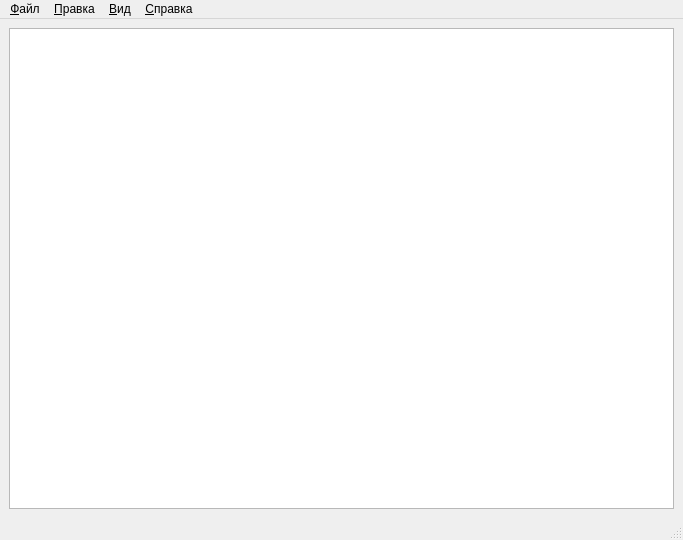
<?xml version="1.0" encoding="UTF-8"?>
<ui version="4.0">
 <class>TextEditor</class>
 <widget class="QMainWindow" name="TextEditor">
  <property name="geometry">
   <rect>
    <x>0</x>
    <y>0</y>
    <width>683</width>
    <height>540</height>
   </rect>
  </property>
  <property name="windowTitle">
   <string>TextEditor[*]</string>
  </property>
  <widget class="QWidget" name="centralwidget">
   <layout class="QGridLayout" name="gridLayout">
    <item row="0" column="0">
     <widget class="QTextEdit" name="textEdit"/>
    </item>
   </layout>
  </widget>
  <widget class="QMenuBar" name="menubar">
   <property name="geometry">
    <rect>
     <x>0</x>
     <y>0</y>
     <width>683</width>
     <height>25</height>
    </rect>
   </property>
   <widget class="QMenu" name="menu">
    <property name="title">
     <string>&amp;Файл</string>
    </property>
    <addaction name="actionNew"/>
    <addaction name="actionOpen"/>
    <addaction name="separator"/>
    <addaction name="actionSave"/>
    <addaction name="actionSaveAs"/>
    <addaction name="actionClose"/>
    <addaction name="separator"/>
    <addaction name="actionExit"/>
   </widget>
   <widget class="QMenu" name="menu_2">
    <property name="title">
     <string>&amp;Вид</string>
    </property>
    <addaction name="actionSelectFont"/>
   </widget>
   <widget class="QMenu" name="menu_3">
    <property name="title">
     <string>&amp;Справка</string>
    </property>
    <addaction name="actionAbout"/>
    <addaction name="actionAboutQt"/>
   </widget>
   <widget class="QMenu" name="menu_4">
    <property name="title">
     <string>&amp;Правка</string>
    </property>
    <addaction name="actionCut"/>
    <addaction name="actionCopy"/>
    <addaction name="actionPaste"/>
    <addaction name="actionUndo"/>
    <addaction name="actionRedo"/>
   </widget>
   <addaction name="menu"/>
   <addaction name="menu_4"/>
   <addaction name="menu_2"/>
   <addaction name="menu_3"/>
  </widget>
  <widget class="QStatusBar" name="statusbar"/>
  <action name="actionNew">
   <property name="icon">
    <iconset resource="resources.qrc">
     <normaloff>:/icons/resources/new.png</normaloff>:/icons/resources/new.png</iconset>
   </property>
   <property name="text">
    <string>&amp;Создать</string>
   </property>
   <property name="toolTip">
    <string>Создать новый документ</string>
   </property>
   <property name="shortcut">
    <string>Ctrl+N</string>
   </property>
  </action>
  <action name="actionClose">
   <property name="text">
    <string>&amp;Закрыть</string>
   </property>
   <property name="toolTip">
    <string>Закрыть текущее окно</string>
   </property>
   <property name="shortcut">
    <string>Ctrl+W</string>
   </property>
  </action>
  <action name="actionExit">
   <property name="text">
    <string>&amp;Выход</string>
   </property>
   <property name="toolTip">
    <string>Закрыть приложение</string>
   </property>
  </action>
  <action name="actionSelectFont">
   <property name="text">
    <string>Select Font...</string>
   </property>
   <property name="toolTip">
    <string>Select the display font</string>
   </property>
  </action>
  <action name="actionAbout">
   <property name="text">
    <string>About</string>
   </property>
  </action>
  <action name="actionAboutQt">
   <property name="text">
    <string>About Qt</string>
   </property>
  </action>
  <action name="actionCut">
   <property name="icon">
    <iconset resource="resources.qrc">
     <normaloff>:/icons/resources/cut.png</normaloff>:/icons/resources/cut.png</iconset>
   </property>
   <property name="text">
    <string>Cut</string>
   </property>
   <property name="toolTip">
    <string>Cut</string>
   </property>
   <property name="shortcut">
    <string>Ctrl+X</string>
   </property>
  </action>
  <action name="actionCopy">
   <property name="icon">
    <iconset resource="resources.qrc">
     <normaloff>:/icons/resources/copy.png</normaloff>:/icons/resources/copy.png</iconset>
   </property>
   <property name="text">
    <string>Copy</string>
   </property>
   <property name="toolTip">
    <string>Copy</string>
   </property>
   <property name="shortcut">
    <string>Ctrl+C</string>
   </property>
  </action>
  <action name="actionPaste">
   <property name="icon">
    <iconset resource="resources.qrc">
     <normaloff>:/icons/resources/paste.png</normaloff>:/icons/resources/paste.png</iconset>
   </property>
   <property name="text">
    <string>Paste</string>
   </property>
   <property name="toolTip">
    <string>Paste</string>
   </property>
   <property name="shortcut">
    <string>Ctrl+V</string>
   </property>
  </action>
  <action name="actionUndo">
   <property name="text">
    <string>Undo</string>
   </property>
   <property name="toolTip">
    <string>Undo the last action</string>
   </property>
   <property name="shortcut">
    <string>Ctrl+Z</string>
   </property>
  </action>
  <action name="actionRedo">
   <property name="text">
    <string>Redo</string>
   </property>
   <property name="toolTip">
    <string>Redo the last action</string>
   </property>
   <property name="shortcut">
    <string>Ctrl+Y</string>
   </property>
  </action>
  <action name="actionOpen">
   <property name="icon">
    <iconset resource="resources.qrc">
     <normaloff>:/icons/resources/open.png</normaloff>:/icons/resources/open.png</iconset>
   </property>
   <property name="text">
    <string>&amp;Открыть</string>
   </property>
   <property name="toolTip">
    <string>Open a document</string>
   </property>
   <property name="shortcut">
    <string>Ctrl+O</string>
   </property>
  </action>
  <action name="actionSave">
   <property name="icon">
    <iconset resource="resources.qrc">
     <normaloff>:/icons/resources/save.png</normaloff>:/icons/resources/save.png</iconset>
   </property>
   <property name="text">
    <string>&amp;Сохранить</string>
   </property>
   <property name="toolTip">
    <string>Save file</string>
   </property>
   <property name="shortcut">
    <string>Ctrl+S</string>
   </property>
  </action>
  <action name="actionSaveAs">
   <property name="text">
    <string>&amp;Сохранить как...</string>
   </property>
   <property name="toolTip">
    <string>Save document as</string>
   </property>
   <property name="shortcut">
    <string>Ctrl+Shift+S</string>
   </property>
  </action>
 </widget>
 <resources>
  <include location="resources.qrc"/>
 </resources>
 <connections/>
</ui>
